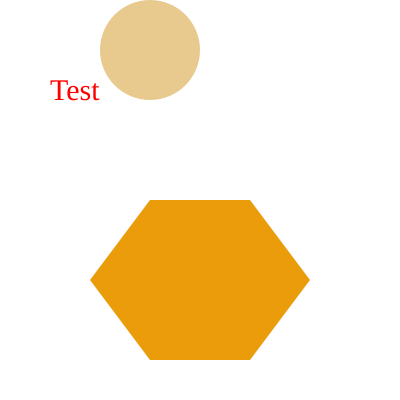

The script that saved this image:
import svgwrite as svg
import os

output = os.path.join(os.path.dirname(__file__), 'aufgabe3.svg')
dwg = svg.Drawing(output, size=(400, 400), profile='tiny')
dwg.add(dwg.line((50, 125), (350, 125), stroke=svg.rgb(255, 255, 255), stroke_width=10))
dwg.add(dwg.text('Test', insert=(50, 100), fill='red', font_size=30))
dwg.add(dwg.circle(center=(150, 50), r=50, fill="#e8c98e"))
dwg.add(dwg.polygon(points=[(150, 200), (250, 200), (310, 280), (250, 360), (150, 360), (90, 280)], fill="#eb9c0a"))
dwg.save()
